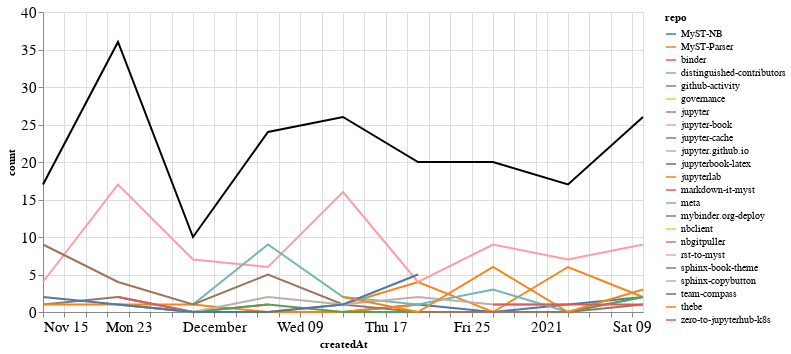

Write notebook code for a chart like this one.
### Markdown cell above
### Comments

### Code cell
comments_time = comments.groupby('repo').resample('W', on='createdAt').count()['author'].reset_index()
comments_time = comments_time.rename(columns={'author': 'count'})
comments_time_total = comments_time.groupby('createdAt').agg({"count": "sum"}).reset_index()
ch1 = alt.Chart(comments_time, width=600).mark_line().encode(
    x='createdAt',
    y='count',
    color='repo',
    tooltip="repo"
)

ch2 = alt.Chart(comments_time_total, width=600).mark_line(color="black").encode(
    x='createdAt',
    y='count',
)

ch1 + ch2

### Figure 1 — Vega-Lite specification as saved in the notebook (floating-point values rounded to 4 significant figures)
{"config": {"axisLeft": {"labelFontSize": 15}, "axisBottom": {"labelFontSize": 15}}, "layer": [{"data": {"name": "data-783c90f5dc749140f068da88cc3bcbc7"}, "mark": "line", "encoding": {"color": {"type": "nominal", "field": "repo"}, "tooltip": {"type": "nominal", "field": "repo"}, "x": {"type": "temporal", "field": "createdAt"}, "y": {"type": "quantitative", "field": "count"}}, "width": 600}, {"data": {"name": "data-a4bff88642c9b331793ea9168ed8d769"}, "mark": {"type": "line", "color": "black"}, "encoding": {"x": {"type": "temporal", "field": "createdAt"}, "y": {"type": "quantitative", "field": "count"}}, "width": 600}], "$schema": "https://vega.github.io/schema/vega-lite/v4.8.1.json", "datasets": {"data-783c90f5dc749140f068da88cc3bcbc7": [{"repo": "MyST-NB", "createdAt": "2020-11-22T00:00:00", "count": 2}, {"repo": "MyST-NB", "createdAt": "2020-11-29T00:00:00", "count": 0}, {"repo": "MyST-NB", "createdAt": "2020-12-06T00:00:00", "count": 0}, {"repo": "MyST-NB", "createdAt": "2020-12-13T00:00:00", "count": 0}, {"repo": "MyST-NB", "createdAt": "2020-12-20T00:00:00", "count": 1}, {"repo": "MyST-NB", "createdAt": "2020-12-27T00:00:00", "count": 0}, {"repo": "MyST-NB", "createdAt": "2021-01-03T00:00:00", "count": 1}, {"repo": "MyST-NB", "createdAt": "2021-01-10T00:00:00", "count": 2}, {"repo": "MyST-Parser", "createdAt": "2020-11-22T00:00:00", "count": 1}, {"repo": "MyST-Parser", "createdAt": "2020-11-29T00:00:00", "count": 0}, {"repo": "MyST-Parser", "createdAt": "2020-12-06T00:00:00", "count": 0}, {"repo": "MyST-Parser", "createdAt": "2020-12-13T00:00:00", "count": 1}, {"repo": "MyST-Parser", "createdAt": "2020-12-20T00:00:00", "count": 4}, {"repo": "MyST-Parser", "createdAt": "2020-12-27T00:00:00", "count": 0}, {"repo": "MyST-Parser", "createdAt": "2021-01-03T00:00:00", "count": 6}, {"repo": "MyST-Parser", "createdAt": "2021-01-10T00:00:00", "count": 2}, {"repo": "binder", "createdAt": "2020-11-22T00:00:00", "count": 1}, {"repo": "distinguished-contributors", "createdAt": "2020-12-20T00:00:00", "count": 1}, {"repo": "github-activity", "createdAt": "2020-12-13T00:00:00", "count": 1}, {"repo": "governance", "createdAt": "2020-11-22T00:00:00", "count": 1}, {"repo": "jupyter", "createdAt": "2020-12-20T00:00:00", "count": 1}, {"repo": "jupyter-book", "createdAt": "2020-11-15T00:00:00", "count": 4}, {"repo": "jupyter-book", "createdAt": "2020-11-22T00:00:00", "count": 17}, {"repo": "jupyter-book", "createdAt": "2020-11-29T00:00:00", "count": 7}, {"repo": "jupyter-book", "createdAt": "2020-12-06T00:00:00", "count": 6}, {"repo": "jupyter-book", "createdAt": "2020-12-13T00:00:00", "count": 16}, {"repo": "jupyter-book", "createdAt": "2020-12-20T00:00:00", "count": 4}, {"repo": "jupyter-book", "createdAt": "2020-12-27T00:00:00", "count": 9}, {"repo": "jupyter-book", "createdAt": "2021-01-03T00:00:00", "count": 7}, {"repo": "jupyter-book", "createdAt": "2021-01-10T00:00:00", "count": 9}, {"repo": "jupyter-cache", "createdAt": "2020-11-15T00:00:00", "count": 1}, {"repo": "jupyter-cache", "createdAt": "2020-11-22T00:00:00", "count": 2}, {"repo": "jupyter.github.io", "createdAt": "2021-01-10T00:00:00", "count": 2}, {"repo": "jupyterbook-latex", "createdAt": "2020-11-22T00:00:00", "count": 2}, {"repo": "jupyterlab", "createdAt": "2020-11-15T00:00:00", "count": 1}, {"repo": "jupyterlab", "createdAt": "2020-11-22T00:00:00", "count": 1}, {"repo": "jupyterlab", "createdAt": "2020-11-29T00:00:00", "count": 1}, {"repo": "jupyterlab", "createdAt": "2020-12-06T00:00:00", "count": 0}, {"repo": "jupyterlab", "createdAt": "2020-12-13T00:00:00", "count": 0}, {"repo": "jupyterlab", "createdAt": "2020-12-20T00:00:00", "count": 1}, {"repo": "markdown-it-myst", "createdAt": "2020-11-22T00:00:00", "count": 2}, {"repo": "markdown-it-myst", "createdAt": "2020-11-29T00:00:00", "count": 0}, {"repo": "markdown-it-myst", "createdAt": "2020-12-06T00:00:00", "count": 1}, {"repo": "meta", "createdAt": "2020-11-29T00:00:00", "count": 1}, {"repo": "meta", "createdAt": "2020-12-06T00:00:00", "count": 9}, {"repo": "meta", "createdAt": "2020-12-13T00:00:00", "count": 2}, {"repo": "meta", "createdAt": "2020-12-20T00:00:00", "count": 1}, {"repo": "meta", "createdAt": "2020-12-27T00:00:00", "count": 3}, {"repo": "meta", "createdAt": "2021-01-03T00:00:00", "count": 0}, {"repo": "meta", "createdAt": "2021-01-10T00:00:00", "count": 2}, {"repo": "mybinder.org-deploy", "createdAt": "2020-11-22T00:00:00", "count": 1}, {"repo": "mybinder.org-deploy", "createdAt": "2020-11-29T00:00:00", "count": 0}, {"repo": "mybinder.org-deploy", "createdAt": "2020-12-06T00:00:00", "count": 1}, {"repo": "mybinder.org-deploy", "createdAt": "2020-12-13T00:00:00", "count": 0}, {"repo": "mybinder.org-deploy", "createdAt": "2020-12-20T00:00:00", "count": 0}, {"repo": "mybinder.org-deploy", "createdAt": "2020-12-27T00:00:00", "count": 0}, {"repo": "mybinder.org-deploy", "createdAt": "2021-01-03T00:00:00", "count": 0}, {"repo": "mybinder.org-deploy", "createdAt": "2021-01-10T00:00:00", "count": 2}, {"repo": "nbclient", "createdAt": "2020-12-13T00:00:00", "count": 1}, {"repo": "nbgitpuller", "createdAt": "2021-01-10T00:00:00", "count": 2}, {"repo": "rst-to-myst", "createdAt": "2021-01-03T00:00:00", "count": 1}, {"repo": "sphinx-book-theme", "createdAt": "2020-11-15T00:00:00", "count": 9}, {"repo": "sphinx-book-theme", "createdAt": "2020-11-22T00:00:00", "count": 4}, {"repo": "sphinx-book-theme", "createdAt": "2020-11-29T00:00:00", "count": 1}, {"repo": "sphinx-book-theme", "createdAt": "2020-12-06T00:00:00", "count": 5}, {"repo": "sphinx-book-theme", "createdAt": "2020-12-13T00:00:00", "count": 1}, {"repo": "sphinx-book-theme", "createdAt": "2020-12-20T00:00:00", "count": 0}, {"repo": "sphinx-book-theme", "createdAt": "2020-12-27T00:00:00", "count": 0}, {"repo": "sphinx-book-theme", "createdAt": "2021-01-03T00:00:00", "count": 0}, {"repo": "sphinx-book-theme", "createdAt": "2021-01-10T00:00:00", "count": 1}, {"repo": "sphinx-copybutton", "createdAt": "2020-11-22T00:00:00", "count": 1}, {"repo": "sphinx-copybutton", "createdAt": "2020-11-29T00:00:00", "count": 0}, {"repo": "sphinx-copybutton", "createdAt": "2020-12-06T00:00:00", "count": 2}, {"repo": "sphinx-copybutton", "createdAt": "2020-12-13T00:00:00", "count": 1}, {"repo": "sphinx-copybutton", "createdAt": "2020-12-20T00:00:00", "count": 2}, {"repo": "sphinx-copybutton", "createdAt": "2020-12-27T00:00:00", "count": 1}, {"repo": "sphinx-copybutton", "createdAt": "2021-01-03T00:00:00", "count": 1}, {"repo": "team-compass", "createdAt": "2020-11-15T00:00:00", "count": 2}, {"repo": "team-compass", "createdAt": "2020-11-22T00:00:00", "count": 1}, {"repo": "team-compass", "createdAt": "2020-11-29T00:00:00", "count": 0}, {"repo": "team-compass", "createdAt": "2020-12-06T00:00:00", "count": 0}, {"repo": "team-compass", "createdAt": "2020-12-13T00:00:00", "count": 1}, {"repo": "team-compass", "createdAt": "2020-12-20T00:00:00", "count": 5}, {"repo": "thebe", "createdAt": "2020-12-13T00:00:00", "count": 2}, {"repo": "thebe", "createdAt": "2020-12-20T00:00:00", "count": 0}, {"repo": "thebe", "createdAt": "2020-12-27T00:00:00", "count": 6}, {"repo": "thebe", "createdAt": "2021-01-03T00:00:00", "count": 0}, {"repo": "thebe", "createdAt": "2021-01-10T00:00:00", "count": 3}, {"repo": "zero-to-jupyterhub-k8s", "createdAt": "2020-12-27T00:00:00", "count": 1}, {"repo": "zero-to-jupyterhub-k8s", "createdAt": "2021-01-03T00:00:00", "count": 1}, {"repo": "zero-to-jupyterhub-k8s", "createdAt": "2021-01-10T00:00:00", "count": 1}], "data-a4bff88642c9b331793ea9168ed8d769": [{"createdAt": "2020-11-15T00:00:00", "count": 17}, {"createdAt": "2020-11-22T00:00:00", "count": 36}, {"createdAt": "2020-11-29T00:00:00", "count": 10}, {"createdAt": "2020-12-06T00:00:00", "count": 24}, {"createdAt": "2020-12-13T00:00:00", "count": 26}, {"createdAt": "2020-12-20T00:00:00", "count": 20}, {"createdAt": "2020-12-27T00:00:00", "count": 20}, {"createdAt": "2021-01-03T00:00:00", "count": 17}, {"createdAt": "2021-01-10T00:00:00", "count": 26}]}}
